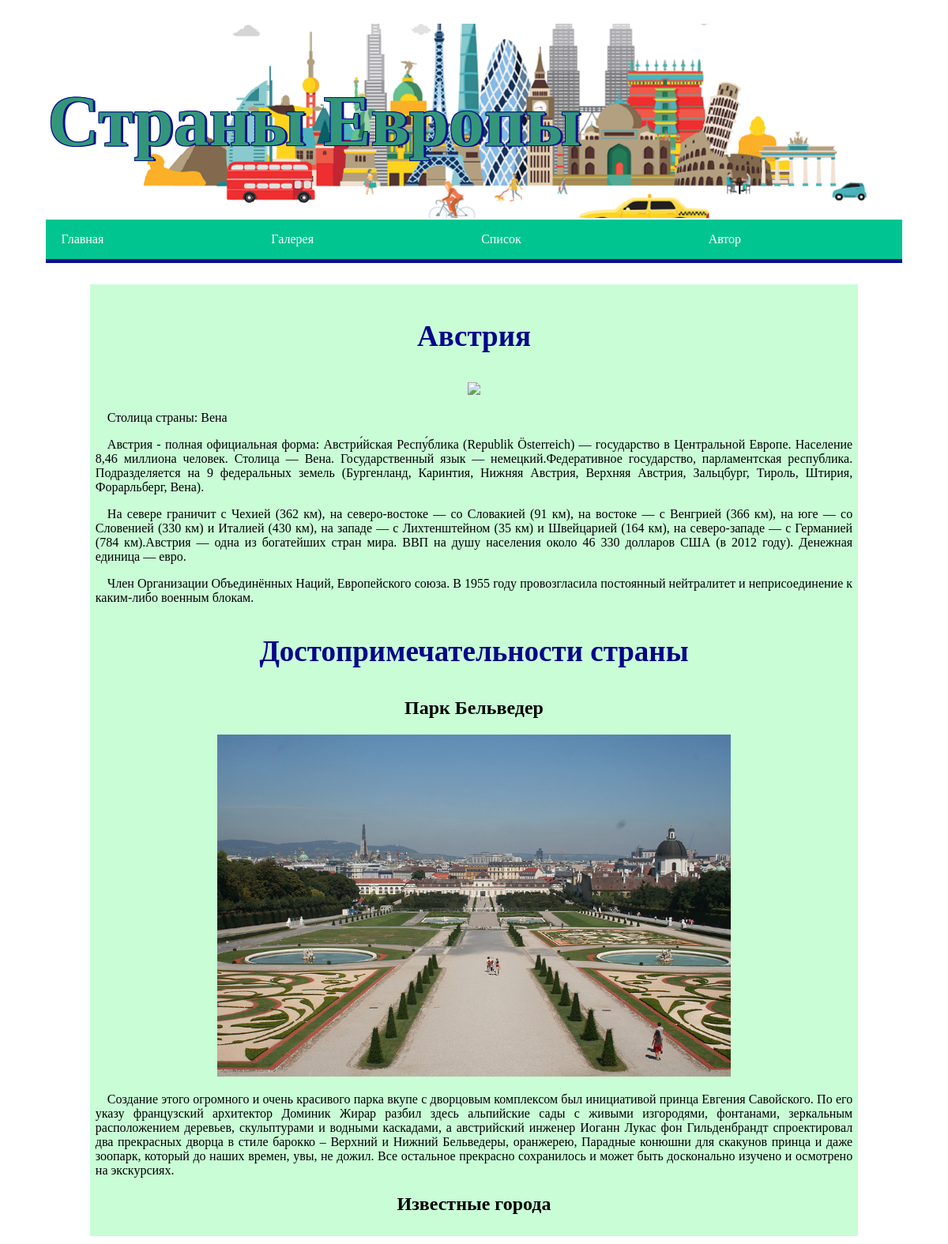
Page /index-AUT.php on the committed database.
### tables this page shows
CREATE TABLE `country` (
  `Code` CHAR(3) NOT NULL DEFAULT '',
  `Name` CHAR(52) NOT NULL DEFAULT '',
  `Capital` CHAR(52) NOT NULL DEFAULT '',
  PRIMARY KEY (`Code`)
);

CREATE TABLE `countryinfo` (
  `CountryCode` CHAR(3) NOT NULL DEFAULT '',
  `Text` TEXT(2000) NOT NULL DEFAULT '',
  `OrderText` INT(3) DEFAULT NULL,
  KEY `CountryCode` (`CountryCode`),
  CONSTRAINT `countryinfo_ibfk_1` FOREIGN KEY (`CountryCode`) REFERENCES `country` (`Code`)
);

CREATE TABLE `countryattraction` (
  `CountryCode` CHAR(3) NOT NULL DEFAULT '',
  `Text` TEXT(2000) NOT NULL DEFAULT '',
  `OrderText` INT(3) DEFAULT NULL,
  KEY `CountryCode` (`CountryCode`),
  CONSTRAINT `countryattraction_ibfk_1` FOREIGN KEY (`CountryCode`) REFERENCES `country` (`Code`)
);

### index-AUT.php (the view, shortened to what this page needs)
<!DOCTYPE html>
 <html lang="ru">
    <head>
		<link rel="stylesheet" href="style.css">
	</head>
 <body align="center">
	<div class="container">
	 <table align="center">
	 <tr>
		 <table align="center" class="main-table1">
			<tr>
			<th class="th-header">
			 <h1 class="header-text">Страны Европы
			 </h1>
			</th>
			</tr>
		 </table>
		 <div id="site_navigation" class="site-navigation">
			 <div id="main_menu" class="main-menu">
			 <ul class="menu">
				<li class="first leaf"><a href="index.php" title="Журнал" class="item">Главная</a></li>
				<li class="leaf"><a href="index2.php" title="Журнал" class="item">Галерея</a></li>
				<li class="leaf"><a href="index3.php" title="Журнал" class="item">Список</a></li>
				<li class="last leaf"><a href="index4.php" title="Журнал" class="item">Автор</a></li>
			 </ul>
			 </div>
		 </div>
		<table align="center" class="main-table-country">
		<tr>
			<td class="main-page-text" rowspan="4">
				<h3>Австрия</h3>
				<img class="img-country" src="austria-1.jpg"></img>
				<p>
					<?php
					  $mysqli = new mysqli("localhost", "nkarabanova", "Naty2307", "newSql");
					  mysqli_set_charset($mysqli, 'utf8');
					  $query = "select * from country where Code =  'AUT'";
					  $result = $mysqli->query($query);
					  while($row = $result->fetch_array(MYSQLI_ASSOC)) {
					    echo "<p>Столица страны: ".$row["Capital"]."</p>";
					  }
					?>
				</p>
					<?php
					  $mysqli = new mysqli("localhost", "nkarabanova", "Naty2307", "newSql");
					  mysqli_set_charset($mysqli, 'utf8');
					  $query = "select * from countryinfo where  CountryCode =  'AUT' order by OrderText";
					  $result = $mysqli->query($query);
					  while($row = $result->fetch_array(MYSQLI_ASSOC)) {
					    echo "<p>".$row["Text"]."</p>";
					  }
					?>
					<h3>Достопримечательности страны</h3>
					<h2>Парк Бельведер</h2>
					<img class="img-country" src="austria-2.jpg"></img>
					<?php
					  $mysqli = new mysqli("localhost", "nkarabanova", "Naty2307", "newSql");
					  mysqli_set_charset($mysqli, 'utf8');
					  $query = "select * from countryattraction where  CountryCode =  'AUT' order by OrderText";
					  $result = $mysqli->query($query);
					  while($row = $result->fetch_array(MYSQLI_ASSOC)) {
					    echo "<p>".$row["Text"]."</p>";
					  }
					?>
				<h2>Известные города</h2>
			</td>
		</tr>
		</table>
	 </table>
	 </div>
 </body>
 </html>

### style.css (style rules this page uses)
body { background-color: #fff; }
body a { color: #02aace; text-decoration: none; }
a { outline: 0; }
h3 { font-size: 37px; color: #05058a; }
p { text-indent: 15px; text-align: justify; }
ul.menu { border: none; list-style: none; text-align: left; width: 100%; }
ul.menu li { margin: 0; padding: 0; }
ul li.leaf { list-style-image: url(/misc/menu-leaf.png); list-style-type: square; }
ul.menu li { margin: 0 0 0 0.5em; }
li.expanded, li.collapsed, li.leaf { padding: 0.2em 0.5em 0 0; margin: 0; }
.leaf { width: 24.5%; }
.img-country { width: 80% }
@media (min-width: 800px) and (max-width: 2400px) { .th-header { background: url(eur_header.png) repeat-y 25% 80%; } }
@media (min-width: 800px) and (max-width: 2400px) { .main-page-text { width: 700px; } }
@media (min-width: 800px) and (max-width: 2400px) { .img-country { width: 650px; } }
.last { float: right!important; }
.container { background: #fff; padding: 20px 20px 0; margin: 10px auto; margin: 0 auto; width: 95%; box-sizing: border-box; -moz-box-sizing: border-box; -webkit-box-sizing: border-box; }
.main-table1 { width: 100%; height:250px; }
.main-page-text { padding: 7px; background-color: #b4fdc7b8; }
.main-table-country { width: 90%; }
.header-text { font-size: 90px; color: #33967b; text-align: justify; text-shadow: #061090 3px 1px 0, #061090 -1px -1px 0, #061090 -1px 1px 0, #061090 1px -1px 0; }
.site-navigation { background: #00c590; margin: 0 0 25px; min-height: 50px; border-bottom: 5px solid #061090; }
#main_menu > ul { float: left; }
#main_menu > ul, #main-menu > ul * { margin: 0; padding: 0; list-style: none; }
#site_navigation #main_menu > ul li { display: block; float: left; height: 45px; line-height: 50px; }
#main_menu > ul li { position: relative; white-space: nowrap; -webkit-transition: background .2s; transition: background .2s; }
#main_menu > ul, #main_menu > ul * { margin: 0; padding: 0; list-style: none; }
#site_navigation #main_menu > ul a { padding: 0 20px; color: #fff; font-weight: 400; text-decoration: none; text-align: left; cursor: pointer; }
#main_menu > ul a { zoom: 1; }
#main_menu > ul a { display: block; position: relative; }

### rows in the picture
country: Capital "Вена"
countryinfo: Text "Австрия - полная официальная форма: Австри́йская Респу́блика (Republik Österreich) — государство в Центральной Европе. Население 8,46 миллиона человек. Столица — Вена. Государственный язык — немецкий.Федеративное государство, парламентская республика. Подразделяется на 9 федеральных земель (Бургенланд, Каринтия, Нижняя Австрия, Верхняя Австрия, Зальцбург, Тироль, Штирия, Форарльберг, Вена)."
countryinfo: Text "На севере граничит с Чехией (362 км), на северо-востоке — со Словакией (91 км), на востоке — с Венгрией (366 км), на юге — со Словенией (330 км) и Италией (430 км), на западе — с Лихтенштейном (35 км) и Швейцарией (164 км), на северо-западе — с Германией (784 км).Австрия — одна из богатейших стран мира. ВВП на душу населения около 46 330 долларов США (в 2012 году). Денежная единица — евро."
countryinfo: Text "Член Организации Объединённых Наций, Европейского союза. В 1955 году провозгласила постоянный нейтралитет и неприсоединение к каким-либо военным блокам."
countryattraction: Text "Создание этого огромного и очень красивого парка вкупе с дворцовым комплексом был инициативой принца Евгения Савойского. По его указу французский архитектор Доминик Жирар разбил здесь альпийские сады с живыми изгородями, фонтанами, зеркальным расположением деревьев, скульптурами и водными каскадами, а австрийский инженер Иоганн Лукас фон Гильденбрандт спроектировал два прекрасных дворца в стиле барокко – Верхний и Нижний Бельведеры, оранжерею, Парадные конюшни для скакунов принца и даже зоопарк, который до наших времен, увы, не дожил. Все остальное прекрасно сохранилось и может быть досконально изучено и осмотрено на экскурсиях."
